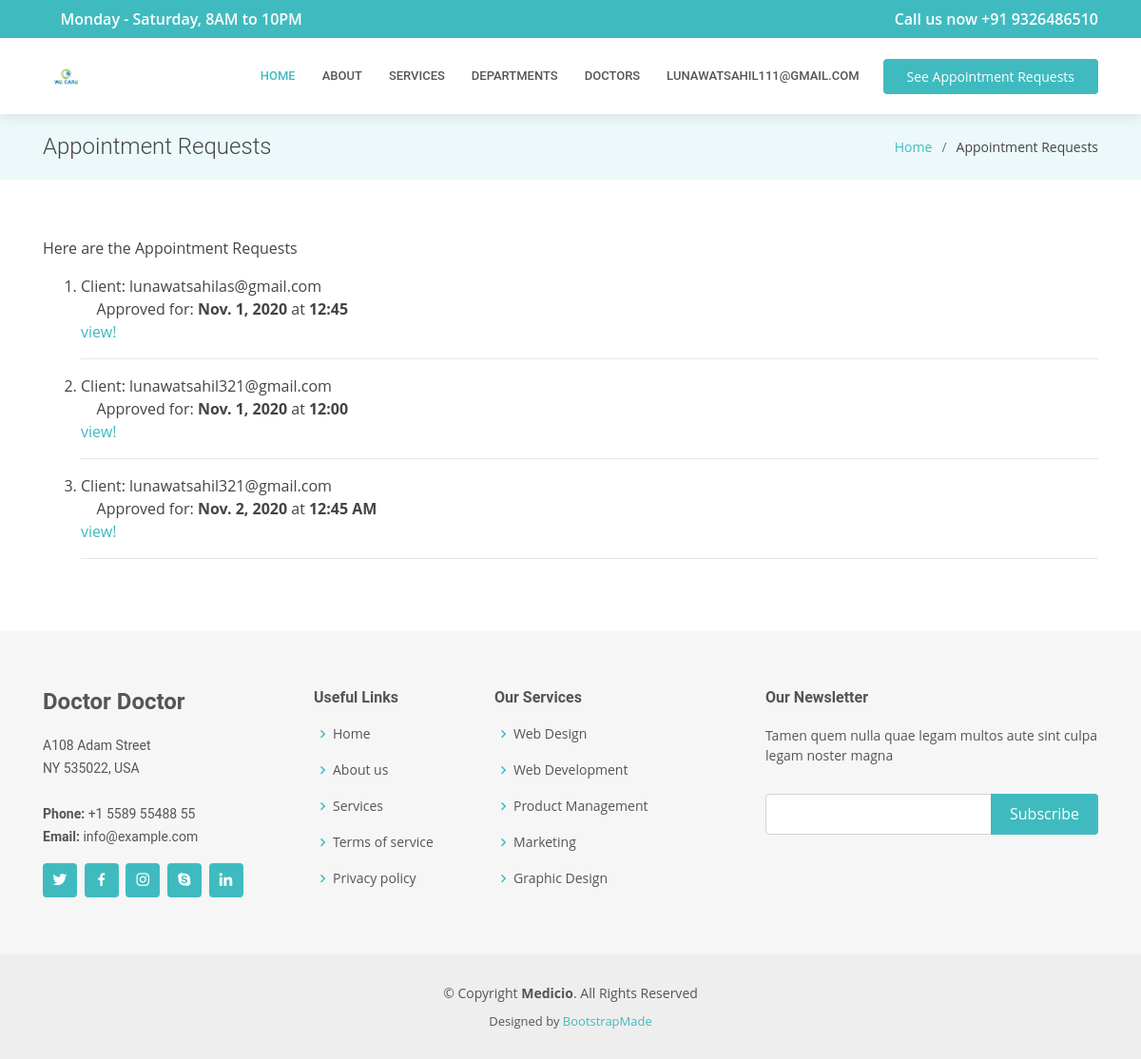
Page /doctor-portal/see-schedule/ (signed in) on the committed database.
### accounts/models.py (models this page shows, shortened)
class CustomUser(AbstractUser):
    id              = models.AutoField(primary_key=True)
    username        = models.CharField(max_length=30,null=True,blank=True)
    fullname        = models.CharField(blank=True, null=True, max_length=255)##
    is_doctor       = models.BooleanField(default=False, blank=True, null=True)
    password        = models.CharField(max_length=255)
    email           = models.EmailField(max_length=254, unique=True)
    date_of_birth   = models.DateField(blank=True, editable=True,null=True)
    date_created    = models.DateField(auto_now=True, editable=False)
    is_active       = models.BooleanField(default=True)
    is_admin        = models.BooleanField(default=False)
    USERNAME_FIELD  = 'email'
    REQUIRED_FIELDS = []
    objects = CustomUserManager()
    def __str__(self):
        return str(self.email)

class Appointment(models.Model):
    id              = models.AutoField(primary_key=True)
    doctor          = models.ForeignKey(Doctor,related_name='appointment_doctor',on_delete=models.CASCADE)
    patient         = models.ForeignKey(Patient,related_name='appointment_patient',on_delete=models.CASCADE)
    day1            = models.DateField(blank=True, editable=True,null=True)
    day2            = models.DateField(blank=True, editable=True,null=True)
    day3            = models.DateField(blank=True, editable=True,null=True)
    message         = models.CharField(blank=True, null=True, max_length=512)
    approved_for    = models.CharField(blank=True, editable=True,null=True, max_length=10)
    approved_time   = models.CharField(blank=True, editable=True,null=True, max_length=10)
    class Meta:
        verbose_name = 'Appointment'

### accounts/views.py (the view)
# urls.py: url(r'^doctor-portal/see-schedule/$',views.see_schedule.as_view(),name='see_schedule'),
class see_schedule(PermissionRequiredMixin, ListView):
    permission_required = 'accounts.view_appointment'
    model = Appointment
    template_name = 'accounts/doctor_schedule.html'
    context_object_name = 'schedule'
    def get_queryset(self):
        queryset = super().get_queryset()
        queryset = Appointment.objects.filter(doctor=self.request.user)
        return queryset

### accounts/templatetags/profile_tags.py (called while the page is built)
@register.filter(name='has_group')
def has_group(user, group_name):
    return user.groups.filter(name=group_name).exists()

### accounts/templates/accounts/doctor_schedule.html (shortened to what this page needs)
{% extends "DoctorDoctor/base.html" %}
{% block title_page %}Appointment Requests{% endblock %}
{% block title_in_li %}Appointment Requests{% endblock %}
{% block inner_page %}
Here are the Appointment Requests
<ol>
    {% for a in schedule %}
    <li>
        Client: {{a.patient}}<br>
        {% if a.approved_for == '1' %}
        <i class="icofont-tick-boxed"></i> Approved for: <strong>{{a.day1}}</strong> at <strong>{{a.approved_time}}</strong>
        {% elif a.approved_for == '2' %}
        <i class="icofont-tick-boxed"></i> Approved for: <strong>{{a.day2}}</strong> at <strong>{{a.approved_time}}</strong>
        {% elif a.approved_for == '3' %}
        <i class="icofont-tick-boxed"></i> Approved for: <strong>{{a.day3}}</strong> at <strong>{{a.approved_time}}</strong>
        {% else %}
        Day 1: {{a.day1}}<br>
        Day 2: {{a.day2}}<br>
        Day 3: {{a.day3}}<br>
        <i class="icofont-close-squared-alt"></i> Not yet approved!
        {% endif %}
        <br><a href="{% url 'accounts:detail_appointment' pk=a.id %}">view!</a><hr>
    </li>
    {% endfor %}
</ol>
{% endblock %}

### templates/DoctorDoctor/base.html (shortened to what this page needs)
{% load profile_tags %}
<!DOCTYPE html>
<html lang="en">
{% load static %}
<head>
    <link href="{% static 'DoctorDoctor/assets/vendor/bootstrap/css/bootstrap.min.css' %}" rel="stylesheet">
    <link href="{% static 'DoctorDoctor/assets/vendor/icofont/icofont.min.css' %}" rel="stylesheet">
    <link href="{% static 'DoctorDoctor/assets/vendor/boxicons/css/boxicons.min.css' %}" rel="stylesheet">
    <link href="{% static 'DoctorDoctor/assets/vendor/animate.css/animate.min.css' %}" rel="stylesheet">
    <link href="{% static 'DoctorDoctor/assets/vendor/owl.carousel/assets/owl.carousel.min.css' %}" rel="stylesheet">
    <link href="{% static 'DoctorDoctor/assets/vendor/venobox/venobox.css' %}" rel="stylesheet">
    <link href="{% static 'DoctorDoctor/assets/vendor/aos/aos.css' %}" rel="stylesheet">
    <link href="{% static 'DoctorDoctor/assets/css/style.css' %}" rel="stylesheet">
</head>
<body>
    <div id="topbar" class="d-none d-lg-flex align-items-center fixed-top">
        <div class="container d-flex align-items-center justify-content-between">
            <div class="d-flex align-items-center">
                <i class="icofont-clock-time"></i> Monday - Saturday, 8AM to 10PM
            </div>
            <div class="d-flex align-items-center">
                <i class="icofont-phone"></i> Call us now +91 9326486510
            </div>
        </div>
    </div>
    <header id="header" class="fixed-top">
        <div class="container d-flex align-items-center">
            <a href="{% url 'home' %}" class="logo mr-auto"><img src="{% static 'DoctorDoctor/assets/img/logo.png' %}"
                    alt=""></a>
            <nav class="nav-menu d-none d-lg-block">
                <ul>
                    <li class="active"><a href="{% url 'home' %}">Home</a></li>
                    <li><a href="{% url 'home' %}#about">About</a></li>
                    <li><a href="{% url 'home' %}#services">Services</a></li>
                    <li><a href="{% url 'departments' %}">Departments</a></li>
                    <li><a href="{% url 'list_doctors' %}">Doctors</a></li>
                    <li>
                        {% if user.is_authenticated %}
                        <a href="{% url 'accounts:logout' %}">{{user.email}}</a>
                    </li>
                </ul>
            </nav>
            {% if request.user|has_group:"Doctors" %}
            <a href="{% url 'accounts:see_schedule' %}" class="appointment-btn scrollto">See Appointment Requests</a>
            {% else %}
            <a href="{% url 'accounts:make_appointment' %}" class="appointment-btn scrollto"><span
                    class="d-none d-md-inline">Make an</span>
                Appointment</a>
            {% endif %}
        </div>
    </header>
    <main id="main">
        <section class="breadcrumbs">
            <div class="container">
                <div class="d-flex justify-content-between align-items-center">
                    <h2>{% block title_page %}{% endblock %}</h2>
                    <ol>
                        <li><a href="{% url 'home' %}">Home</a></li>
                        <li>{% block title_in_li %}Login{% endblock %}</li>
                    </ol>
                </div>
            </div>
        </section>
        <section class="inner-page">
            <div class="container">
                <p>
                    {% block inner_page %}
                    {% endblock %}
                </p>
            </div>
        </section>
    </main>
    <footer id="footer">
        <div class="footer-top">
            <div class="container">
                <div class="row">
                    <div class="col-lg-3 col-md-6">
                        <div class="footer-info">
                            <h3>Doctor Doctor</h3>
                            <p>
                                A108 Adam Street <br>
                                NY 535022, USA<br><br>
                                <strong>Phone:</strong> +1 5589 55488 55<br>
                                <strong>Email:</strong> info@example.com<br>
                            </p>
                            <div class="social-links mt-3">
                                <a href="#" class="twitter"><i class="bx bxl-twitter"></i></a>
                                <a href="#" class="facebook"><i class="bx bxl-facebook"></i></a>
                                <a href="#" class="instagram"><i class="bx bxl-instagram"></i></a>
                                <a href="#" class="google-plus"><i class="bx bxl-skype"></i></a>
                                <a href="#" class="linkedin"><i class="bx bxl-linkedin"></i></a>
                            </div>
                        </div>
                    </div>
                    <div class="col-lg-2 col-md-6 footer-links">
                        <h4>Useful Links</h4>
                        <ul>
                            <li><i class="bx bx-chevron-right"></i> <a href="#">Home</a></li>
                            <li><i class="bx bx-chevron-right"></i> <a href="#">About us</a></li>
                            <li><i class="bx bx-chevron-right"></i> <a href="#">Services</a></li>
                            <li><i class="bx bx-chevron-right"></i> <a href="#">Terms of service</a></li>
                            <li><i class="bx bx-chevron-right"></i> <a href="#">Privacy policy</a></li>
                        </ul>
                    </div>
                    <div class="col-lg-3 col-md-6 footer-links">
                        <h4>Our Services</h4>
                        <ul>
                            <li><i class="bx bx-chevron-right"></i> <a href="#">Web Design</a></li>
                            <li><i class="bx bx-chevron-right"></i> <a href="#">Web Development</a></li>
                            <li><i class="bx bx-chevron-right"></i> <a href="#">Product Management</a></li>
                            <li><i class="bx bx-chevron-right"></i> <a href="#">Marketing</a></li>
                            <li><i class="bx bx-chevron-right"></i> <a href="#">Graphic Design</a></li>
                        </ul>
                    </div>
                    <div class="col-lg-4 col-md-6 footer-newsletter">
                        <h4>Our Newsletter</h4>
                        <p>Tamen quem nulla quae legam multos aute sint culpa legam noster magna</p>
                        <form action="" method="post">
                            <input type="email" name="email"><input type="submit" value="Subscribe">
                        </form>
                    </div>
                </div>
            </div>
        </div>
        <div class="container">
            <div class="copyright">
                &copy; Copyright <strong><span>Medicio</span></strong>. All Rights Reserved
            </div>
            <div class="credits">
                Designed by <a href="{% static 'https://bootstrapmade.com/' %}">BootstrapMade</a>
            </div>
        </div>
    </footer>
</body>
</html>

### static/DoctorDoctor/assets/css/style.css (style rules this page uses)
body { font-family: "Open Sans", sans-serif; color: #444444; }
a { color: #3fbbc0; }
h1, h2, h3, h4, h5, h6 { font-family: "Roboto", sans-serif; }
#topbar { background: #3fbbc0; color: #fff; height: 40px; font-size: 16px; font-weight: 600; transition: all 0.5s; }
#topbar i { padding-right: 6px; }
#header { background: #fff; transition: all 0.5s; z-index: 997; padding: 20px 0; top: 40px; box-shadow: 0px 2px 15px rgba(0, 0, 0, 0.1); }
#header .logo { font-size: 28px; margin: 0; padding: 0; line-height: 1; font-weight: 600; letter-spacing: 0.5px; text-transform: uppercase; }
#header .logo img { max-height: 40px; }
.nav-menu ul { margin: 0; padding: 0; list-style: none; }
.nav-menu > ul { display: flex; }
.nav-menu > ul > li { position: relative; white-space: nowrap; padding: 10px 0 10px 28px; }
.nav-menu a { display: block; position: relative; color: #555555; transition: 0.3s; font-size: 13px; font-family: "Roboto", sans-serif; text-transform: uppercase; font-weight: 500; }
.nav-menu a:hover, .nav-menu .active > a, .nav-menu li:hover > a { color: #3fbbc0; }
.appointment-btn { margin-left: 25px; background: #3fbbc0; color: #fff; border-radius: 4px; padding: 8px 25px; white-space: nowrap; transition: 0.3s; font-size: 14px; display: inline-block; }
.mobile-nav { position: fixed; top: 55px; right: 15px; bottom: 15px; left: 15px; z-index: 9999; overflow-y: auto; background: #fff; transition: ease-in-out 0.2s; opacity: 0; visibility: hidden; border-radius: 10px; padding: 10px 0; }
.mobile-nav * { margin: 0; padding: 0; list-style: none; }
.mobile-nav a { display: block; position: relative; color: #555555; padding: 10px 20px; font-weight: 500; outline: none; }
.mobile-nav a:hover, .mobile-nav .active > a, .mobile-nav li:hover > a { color: #3fbbc0; text-decoration: none; }
section { padding: 60px 0; overflow: hidden; }
.breadcrumbs { padding: 20px 0; background-color: #ecf8f9; min-height: 40px; margin-top: 120px; }
.breadcrumbs h2 { font-size: 24px; font-weight: 300; margin: 0; }
.breadcrumbs ol { display: flex; flex-wrap: wrap; list-style: none; padding: 0; margin: 0; font-size: 14px; }
.breadcrumbs ol li + li { padding-left: 10px; }
.breadcrumbs ol li + li::before { display: inline-block; padding-right: 10px; color: #6c757d; content: "/"; }
#footer { background: #eeeeee; padding: 0 0 30px 0; color: #555555; font-size: 14px; }
#footer .footer-top { background: #f6f6f6; padding: 60px 0 30px 0; }
#footer .footer-top .footer-info { margin-bottom: 30px; }
#footer .footer-top .footer-info h3 { font-size: 24px; margin: 0 0 20px 0; padding: 2px 0 2px 0; line-height: 1; font-weight: 700; }
#footer .footer-top .footer-info p { font-size: 14px; line-height: 24px; margin-bottom: 0; font-family: "Roboto", sans-serif; }
#footer .footer-top .social-links a { font-size: 18px; display: inline-block; background: #3fbbc0; color: #fff; line-height: 1; padding: 8px 0; margin-right: 4px; border-radius: 4px; text-align: center; width: 36px; height: 36px; transition: 0.3s; }
#footer .footer-top h4 { font-size: 16px; font-weight: 600; position: relative; padding-bottom: 12px; }
#footer .footer-top .footer-links { margin-bottom: 30px; }
#footer .footer-top .footer-links ul { list-style: none; padding: 0; margin: 0; }
#footer .footer-top .footer-links ul i { padding-right: 2px; color: #3fbbc0; font-size: 18px; line-height: 1; }
#footer .footer-top .footer-links ul li { padding: 10px 0; display: flex; align-items: center; }
#footer .footer-top .footer-links ul li:first-child { padding-top: 0; }
#footer .footer-top .footer-links ul a { color: #555555; transition: 0.3s; display: inline-block; line-height: 1; }
#footer .footer-top .footer-newsletter form { margin-top: 30px; background: #fff; padding: 6px 10px; position: relative; border: 1px solid #d5d5d5; border-radius: 4px; }
#footer .footer-top .footer-newsletter form input[type="email"] { border: 0; padding: 4px; width: calc(100% - 110px); }
#footer .footer-top .footer-newsletter form input[type="submit"] { position: absolute; top: -1px; right: -1px; bottom: -1px; border: 0; background: none; font-size: 16px; padding: 0 20px; background: #3fbbc0; color: #fff; transition: 0.3s; border-radius: 0 4px 4px 0; }
#footer .copyright { text-align: center; padding-top: 30px; }
#footer .credits { padding-top: 10px; text-align: center; font-size: 13px; }

### rows in the picture
CustomUser: email "LUNAWATSAHIL111@GMAIL.COM"
Appointment: patient "lunawatsahilas@gmail.com", day2 "Nov. 1, 2020", approved_time "12:45"
Appointment: patient "lunawatsahil321@gmail.com", day2 "Nov. 1, 2020", approved_time "12:00"
Appointment: patient "lunawatsahil321@gmail.com", day1 "Nov. 2, 2020", approved_time "12:45 AM"
